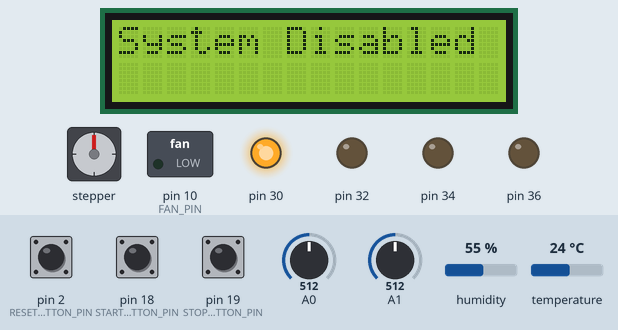
Simulated run of this sketch. Board: Arduino Mega 2560, built with avr-gcc and run on an emulated ATmega2560. On the bench: 16×2 character LCD, stepper motor, switched loads named in the sketch (green lamp = pin HIGH), output pins drawn as LEDs (lit = HIGH). The inputs (shaded band) are chosen by the test bench; at power-on: pin 18 (START_BUTTON_PIN) HIGH, A0 = 512, pin 19 (STOP_BUTTON_PIN) HIGH, pin 2 (RESET_BUTTON_PIN) HIGH, A1 = 512, humidity 55 %, temperature 24 °C. Stepper angles assume 2048 steps per turn.

Above: at 1.2 s.
1.3 s: pin 18 (START_BUTTON_PIN) pulled LOW for 0.15 s
At 1.5 s:
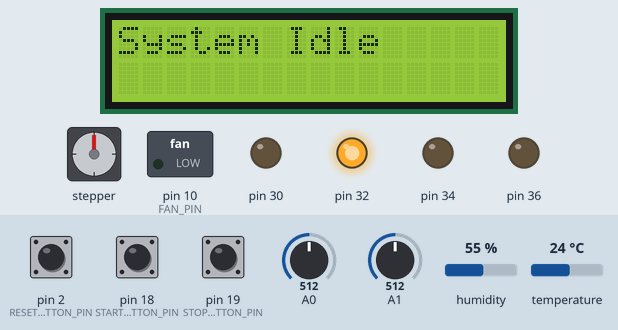
2.0 s: A0 set to 109
5.0 s: A0 set to 93
At 6.2 s:
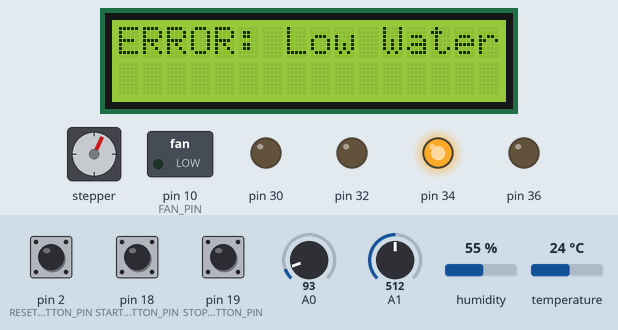
6.5 s: pin 19 (STOP_BUTTON_PIN) pulled LOW for 0.15 s
At 7.6 s:
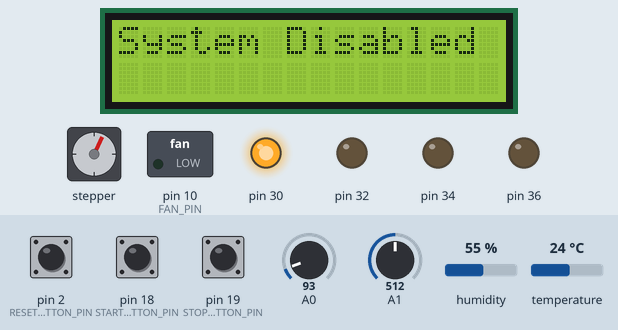
8.1 s: pin 18 (START_BUTTON_PIN) pulled LOW for 1 s
At 8.9 s:
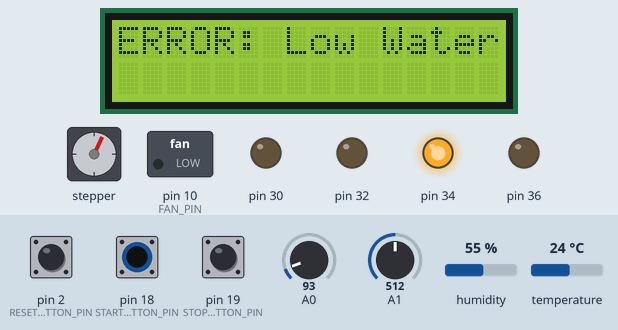
10.6 s: pin 19 (STOP_BUTTON_PIN) pulled LOW for 1 s
At 11.9 s:
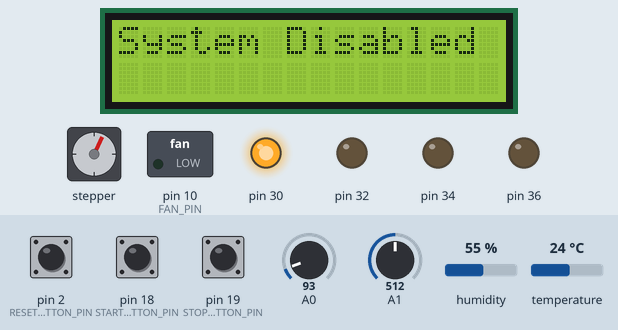
Timing chart, 0 to 13.6 s (numbered marks = the images above; inputs shaded):
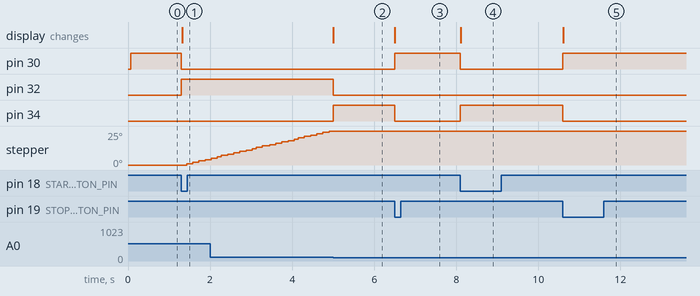

The sketch:

SwampCooler.ino
```cpp
/*
 * CPE 301 Final Project - Swamp Cooler
 * Team 44: Bousso Seck
 */

#include <Arduino.h>
#include <LiquidCrystal.h>
#include <DHT.h>
#include <RTClib.h>
#include <Stepper.h>

/* ----------------- STATE DEFINITIONS ----------------- */
enum State {
  DISABLED,
  IDLE,
  ERROR_STATE,
  RUNNING
};

/* ----------------- PIN DEFINITIONS ----------------- */
// LCD
#define LCD_RS 12
#define LCD_E  11
#define LCD_D4 5
#define LCD_D5 4
#define LCD_D6 3
#define LCD_D7 6

// Sensors
#define DHT_PIN 7
#define DHT_TYPE DHT11

// Buttons
#define START_BUTTON_PIN 18
#define STOP_BUTTON_PIN  19
#define RESET_BUTTON_PIN 2

// Fan + Stepper
#define FAN_PIN 10
#define STEPPER_PIN1 22
#define STEPPER_PIN2 24
#define STEPPER_PIN3 26
#define STEPPER_PIN4 28

/* ----------------- CONSTANTS ----------------- */
#define WATER_THRESHOLD 100
#define TEMP_THRESHOLD 25.0
const unsigned long debounceDelay = 50;

/* ----------------- GPIO REGISTERS ----------------- */
// LEDs on Port C (pins 30,32,34,36)
#define LED_DDR  DDRC
#define LED_PORT PORTC

// Buttons
#define BTN_DDR_D DDRD
#define BTN_PORT_D PORTD
#define BTN_DDR_B DDRB
#define BTN_PORT_B PORTB

/* -----------------OBJECTS ----------------- */
LiquidCrystal lcd(LCD_RS, LCD_E, LCD_D4, LCD_D5, LCD_D6, LCD_D7);
DHT dht(DHT_PIN, DHT_TYPE);
RTC_DS1307 rtc;
Stepper stepper(2048, STEPPER_PIN1, STEPPER_PIN3, STEPPER_PIN2, STEPPER_PIN4);

/* ================= GLOBALS ================= */
State currentState = DISABLED;

volatile bool startPressed = false;
volatile bool stopPressed  = false;
volatile bool resetPressed = false;

volatile unsigned long lastStart = 0;
volatile unsigned long lastStop  = 0;
volatile unsigned long lastReset = 0;

unsigned long lastVentCheck = 0;
int lastVentPosition = 0;

/* ----------------- UART ----------------- */
void uart_init(unsigned long baud) {
  unsigned long FCPU = 16000000;
  unsigned int ubrr = (FCPU / 16 / baud) - 1;

  UBRR0  = ubrr;
  UCSR0A = 0x20;
  UCSR0B = 0x18;
  UCSR0C = 0x06;
}

void uart_putchar(char c) {
  while (!(UCSR0A & (1 << UDRE0)));
  UDR0 = c;
}

void uart_println(const char* s) {
  while (*s) uart_putchar(*s++);
  uart_putchar('\r');
  uart_putchar('\n');
}

/* ----------------- ADC ----------------- */
void adc_init() {
  ADCSRA |= (1 << ADEN);
  ADCSRA |= (1 << ADPS2) | (1 << ADPS1) | (1 << ADPS0);
  ADMUX  |= (1 << REFS0);
}

int adc_read(uint8_t channel) {
  ADMUX = (ADMUX & 0xE0) | channel;
  ADCSRA |= (1 << ADSC);
  while (ADCSRA & (1 << ADSC));
  return ADC;
}

/* ----------------- ISR ----------------- */
void startISR() {
  unsigned long t = millis();
  if (t - lastStart > debounceDelay) {
    startPressed = true;
    lastStart = t;
  }
}

void stopISR() {
  unsigned long t = millis();
  if (t - lastStop > debounceDelay) {
    stopPressed = true;
    lastStop = t;
  }
}

void resetISR() {
  unsigned long t = millis();
  if (t - lastReset > debounceDelay) {
    resetPressed = true;
    lastReset = t;
  }
}

/* ----------------- HELPERS ----------------- */
void updateLEDs() {
  LED_PORT &= ~((1 << PC7) | (1 << PC5) | (1 << PC3) | (1 << PC1));

  switch (currentState) {
    case DISABLED:    LED_PORT |= (1 << PC7); break;
    case IDLE:        LED_PORT |= (1 << PC5); break;
    case ERROR_STATE: LED_PORT |= (1 << PC3); break;
    case RUNNING:     LED_PORT |= (1 << PC1); break;
  }
}

void controlFan(bool on) {
  analogWrite(FAN_PIN, on ? 255 : 0);
}

void changeState(State s) {
  if (s == currentState) return;

  currentState = s;
  updateLEDs();
  lcd.clear();

  switch (s) {
    case DISABLED:
      lcd.print("System Disabled");
      controlFan(false);
      break;

    case IDLE:
      lcd.print("System Idle");
      controlFan(false);
      break;

    case RUNNING:
      lcd.print("System Running");
      break;

    case ERROR_STATE:
      lcd.print("ERROR: Low Water");
      controlFan(false);
      break;
  }
}

/* ----------------- VENT ----------------- */
void controlVent() {
  unsigned long now = millis();
  if (now - lastVentCheck < 50) return;
  lastVentCheck = now;

  int pot = adc_read(1);
  int target = map(pot, 0, 1023, 0, 180);
  int diff = target - lastVentPosition;

  if (abs(diff) > 5) {
    stepper.step(diff > 0 ? 2 : -2);
    lastVentPosition += (diff > 0 ? 1 : -1);
  }
}

/* ----------------- SETUP ----------------- */
void setup() {
  // LEDs (PC7, PC5, PC3, PC1)
  LED_DDR |= (1 << PC7) | (1 << PC5) | (1 << PC3) | (1 << PC1);

  // Fan (PB4 / Pin 10)
  DDRB |= (1 << PB4);

  // Buttons (inputs + pullups)
  BTN_DDR_D &= ~((1 << PD3) | (1 << PD2));
  BTN_DDR_B &= ~(1 << PB2);

  BTN_PORT_D |= (1 << PD3) | (1 << PD2);
  BTN_PORT_B |= (1 << PB2);

  attachInterrupt(digitalPinToInterrupt(START_BUTTON_PIN), startISR, FALLING);
  attachInterrupt(digitalPinToInterrupt(STOP_BUTTON_PIN),  stopISR,  FALLING);
  attachInterrupt(digitalPinToInterrupt(RESET_BUTTON_PIN), resetISR, FALLING);

  lcd.begin(16, 2);
  lcd.print("Swamp Cooler");

  dht.begin();
  rtc.begin();
  stepper.setSpeed(10);
  adc_init();
  uart_init(9600);

  currentState = DISABLED;
  updateLEDs();
  lcd.clear();
  lcd.print("System Disabled");
}

/* ----------------- LOOP ----------------- */
void loop() {
  if (startPressed) {
    startPressed = false;
    if (currentState == DISABLED)
      changeState(IDLE);
  }

  if (stopPressed) {
    stopPressed = false;
    changeState(DISABLED);
  }

  if (resetPressed) {
    resetPressed = false;
    if (currentState == ERROR_STATE && adc_read(0) > WATER_THRESHOLD)
      changeState(IDLE);
  }

  if (currentState == IDLE || currentState == RUNNING) {
    if (adc_read(0) < WATER_THRESHOLD) {
      changeState(ERROR_STATE);
    } else {
      float temp = dht.readTemperature();
      if (!isnan(temp)) {
        if (currentState == IDLE && temp > TEMP_THRESHOLD)
          changeState(RUNNING);
        else if (currentState == RUNNING && temp <= TEMP_THRESHOLD)
          changeState(IDLE);
      }
      controlFan(currentState == RUNNING);
      controlVent();
    }
  }
}
```

Measured:
- the behaviour switches between 100 and 99 on A0 (found by bisection; images 1 and 2)
- after the input at 5.0 s, pin 32: HIGH → LOW at once; pin 34: LOW → HIGH at once; stepper: stops changing and stays 25°; the display: changes at once (image 2)
- after the input at 6.5 s, pin 30: LOW → HIGH at once; pin 34: HIGH → LOW at once; the display: changes at once (image 3)
- after the input at 8.1 s, pin 30: HIGH → LOW at once; pin 34: LOW → HIGH at once; the display: changes at once (image 4)
- after the input at 10.6 s, pin 30: LOW → HIGH at once; pin 34: HIGH → LOW at once; the display: changes at once (image 5)
